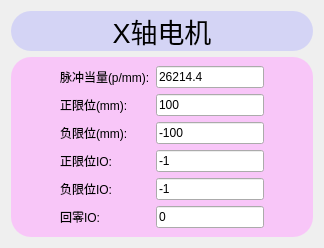
                <widget class="QWidget" name="page_X">
                 <property name="styleSheet">
                  <string notr="true">#page_X{
	border-radius:20px;
	background-color: rgba(255, 237, 216, 150);
}</string>
                 </property>
                 <attribute name="title">
                  <string>X轴</string>
                 </attribute>
                 <layout class="QVBoxLayout" name="verticalLayout_9">
                  <item>
                   <widget class="QLabel" name="label_21">
                    <property name="styleSheet">
                     <string notr="true">#label_21{
	border-radius: 20px;
	border:2px;
	border-color: rgba(170, 170, 255, 100);
	background-color: rgba(170, 170, 255, 100);
}</string>
                    </property>
                    <property name="text">
                     <string>&lt;html&gt;&lt;head/&gt;&lt;body&gt;&lt;p align=&quot;center&quot;&gt;&lt;span style=&quot; font-size:20pt;&quot;&gt;X轴电机&lt;/span&gt;&lt;/p&gt;&lt;/body&gt;&lt;/html&gt;</string>
                    </property>
                   </widget>
                  </item>
                  <item>
                   <widget class="QWidget" name="widget_7" native="true">
                    <property name="styleSheet">
                     <string notr="true">#widget_7{

	border:5px;
	border-radius:20px;
	background-color: rgba(255, 170, 255, 150);
}</string>
                    </property>
                    <layout class="QGridLayout" name="gridLayout_6">
                     <item row="0" column="0">
                      <spacer name="horizontalSpacer_24">
                       <property name="orientation">
                        <enum>Qt::Horizontal</enum>
                       </property>
                       <property name="sizeHint" stdset="0">
                        <size>
                         <width>40</width>
                         <height>20</height>
                        </size>
                       </property>
                      </spacer>
                     </item>
                     <item row="2" column="2">
                      <widget class="QLineEdit" name="X_4">
                       <property name="text">
                        <string>-100</string>
                       </property>
                      </widget>
                     </item>
                     <item row="0" column="2">
                      <widget class="QLineEdit" name="X_1">
                       <property name="text">
                        <string>26214.4</string>
                       </property>
                      </widget>
                     </item>
                     <item row="5" column="1">
                      <widget class="QLabel" name="label_39">
                       <property name="text">
                        <string>回零IO:</string>
                       </property>
                      </widget>
                     </item>
                     <item row="0" column="1">
                      <widget class="QLabel" name="label_22">
                       <property name="text">
                        <string>脉冲当量(p/mm):</string>
                       </property>
                      </widget>
                     </item>
                     <item row="5" column="2">
                      <widget class="QLineEdit" name="X_11">
                       <property name="text">
                        <string>0</string>
                       </property>
                      </widget>
                     </item>
                     <item row="3" column="2">
                      <widget class="QLineEdit" name="X_5">
                       <property name="text">
                        <string>-1</string>
                       </property>
                      </widget>
                     </item>
                     <item row="1" column="1">
                      <widget class="QLabel" name="label_27">
                       <property name="text">
                        <string>正限位(mm):</string>
                       </property>
                      </widget>
                     </item>
                     <item row="4" column="1">
                      <widget class="QLabel" name="label_34">
                       <property name="text">
                        <string>负限位IO:</string>
                       </property>
                      </widget>
                     </item>
                     <item row="1" column="2">
                      <widget class="QLineEdit" name="X_3">
                       <property name="text">
                        <string>100</string>
                       </property>
                      </widget>
                     </item>
                     <item row="3" column="1">
                      <widget class="QLabel" name="label_35">
                       <property name="text">
                        <string>正限位IO:</string>
                       </property>
                      </widget>
                     </item>
                     <item row="2" column="1">
                      <widget class="QLabel" name="label_36">
                       <property name="text">
                        <string>负限位(mm):</string>
                       </property>
                      </widget>
                     </item>
                     <item row="4" column="2">
                      <widget class="QLineEdit" name="X_6">
                       <property name="text">
                        <string>-1</string>
                       </property>
                      </widget>
                     </item>
                     <item row="0" column="3">
                      <spacer name="horizontalSpacer_25">
                       <property name="orientation">
                        <enum>Qt::Horizontal</enum>
                       </property>
                       <property name="sizeHint" stdset="0">
                        <size>
                         <width>40</width>
                         <height>20</height>
                        </size>
                       </property>
                      </spacer>
                     </item>
                    </layout>
                   </widget>
                  </item>
                 </layout>
                </widget>
